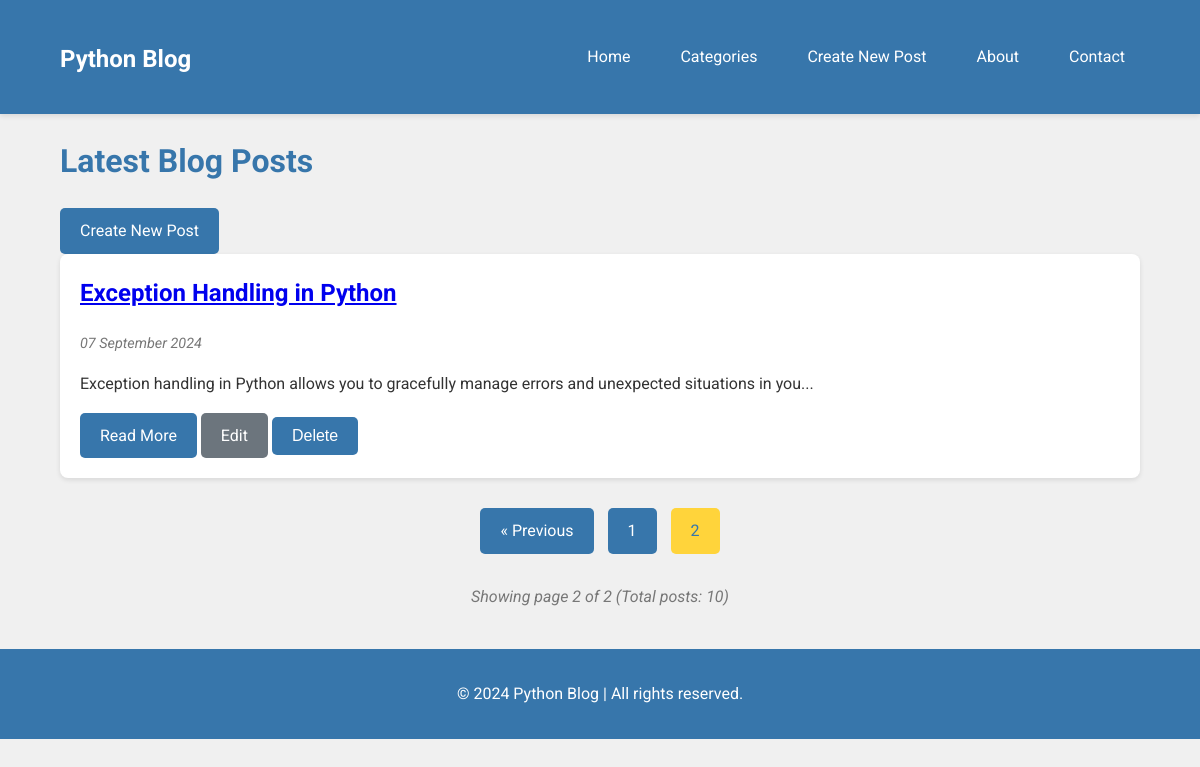
/page/2, run on the app's committed database.
### app/models.py (models this page shows, shortened)
class BlogPost(db.Model):
    id = db.Column(db.Integer, primary_key=True)
    title = db.Column(db.String(100), nullable=False)
    content = db.Column(db.Text, nullable=False)
    date_posted = db.Column(db.DateTime, nullable=False, default=datetime.utcnow)
    sections = db.relationship('BlogPostSection', backref='post', lazy=True)

### app/routes.py (the view)
@app.route('/')
@app.route('/page/<int:page>')
def index(page=1):
    posts = BlogPost.query.order_by(BlogPost.date_posted.asc()).paginate(
        page=page,
        per_page=Config.POSTS_PER_PAGE,
        error_out=False
    )
    return render_template('index.html', posts=posts)

### app/templates/index.html (shortened to what this page needs)
{% extends "base.html" %} {% block content %}
<h1>Latest Blog Posts</h1>
<a href="{{ url_for('create_post') }}" class="btn btn-primary"
  >Create New Post</a
>
<div class="blog-grid">
  {% for post in posts.items %}
  <div class="blog-card">
    <h2>
      <a href="{{ url_for('post', post_id=post.id) }}">{{ post.title }}</a>
    </h2>
    <p class="post-date">{{ post.date_posted.strftime('%d %B %Y') }}</p>
    <p>
      {{ post.content[:100] }}{% if post.content|length > 100 %}...{% endif %}
    </p>
    <a href="{{ url_for('post', post_id=post.id) }}" class="btn">Read More</a>
    <a
      href="{{ url_for('edit_post', post_id=post.id) }}"
      class="btn btn-secondary"
      >Edit</a
    >
    <form
      action="{{ url_for('delete_post', post_id=post.id) }}"
      method="POST"
      style="display: inline"
    >
      <button
        type="submit"
        class="btn btn-danger"
        onclick="return confirm('Are you sure you want to delete this post?');"
      >
        Delete
      </button>
    </form>
  </div>
  {% endfor %}
</div>
<div class="pagination">
  {% if posts.has_prev %}
  <a href="{{ url_for('index', page=posts.prev_num) }}" class="btn"
    >&laquo; Previous</a
  >
  {% endif %} {% for page_num in posts.iter_pages(left_edge=1, right_edge=1,
  left_current=2, right_current=2) %} {% if page_num %} {% if posts.page ==
  page_num %}
  <a class="btn current-page" href="{{ url_for('index', page=page_num) }}"
    >{{ page_num }}</a
  >
  {% else %}
  <a class="btn" href="{{ url_for('index', page=page_num) }}">{{ page_num }}</a>
  {% endif %} {% else %}
  <span class="ellipsis">...</span>
  {% endif %} {% endfor %}
</div>
<p class="page-info">
  Showing page {{ posts.page }} of {{ posts.pages }} (Total posts: {{
  posts.total }})
</p>
{% endblock %}

### app/static/css/style.css (style rules this page uses)
:root { --primary-color: #3776ab; --secondary-color: #ffd43b; --background-color: #f0f0f0; --text-color: #333; --nav-hover-color: #1d4166; }
body { font-family: "Roboto", sans-serif; line-height: 1.6; margin: 0; padding: 0; background-color: var(--background-color); color: var(--text-color); }
h1, h2, h3, h4, h5, h6 { color: var(--primary-color); }
.blog-grid { display: grid; grid-template-columns: repeat(auto-fit, minmax(300px, 1fr)); gap: 20px; margin-bottom: 20px; }
.blog-card { background: white; border-radius: 8px; box-shadow: 0 2px 5px rgba(0, 0, 0, 0.1); padding: 20px; transition: transform 0.3s ease; }
.blog-card h2 { margin-top: 0; font-size: 1.5rem; }
.blog-card .post-date { color: #777; font-size: 0.9em; font-style: italic; margin-bottom: 10px; }
.btn { display: inline-block; background: var(--primary-color); color: white; padding: 10px 15px; border: none; border-radius: 5px; text-decoration: none; font-size: 1rem; transition: background-color 0.3s ease, transform 0.3s ease; }
.pagination { text-align: center; margin: 30px 0; }
.pagination .btn { margin: 0 5px; }
.current-page { background: var(--secondary-color); color: var(--primary-color); }
.page-info { text-align: center; color: #777; font-style: italic; }
.btn { padding: 10px 20px; font-size: 16px; cursor: pointer; }
.btn-secondary { background-color: #6c757d; color: white; border: none; }
.btn-primary { background-color: var(--primary-color); color: white; border: none; }

### data on the page
BlogPost: title "Exception Handling in Python", date_posted "07 September 2024", content "Exception handling in Python allows you to gracefully manage errors and unexpected situations in you"

### other printed values
{{ page_num }} "1"
{{ page_num }} "2"
{{ posts.page }} "2"
{{ posts.pages }} "2"
{{ posts.total }} "10"
